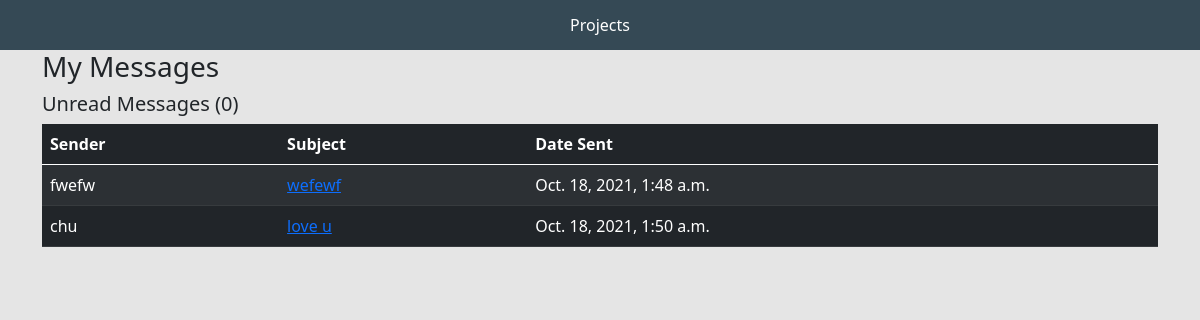
Screenshot of /inbox/ with the database file from the repository.
### home/models.py (models this page shows, shortened)
class Message(models.Model):
    name = models.CharField(max_length=200, null=True)
    email = models.CharField(max_length=200, null=True)
    subject = models.CharField(max_length=200, null=True)
    body = models.TextField()
    is_read = models.BooleanField(default=False)
    created = models.DateTimeField(auto_now_add=True)
    id = models.UUIDField(default=uuid.uuid4,  unique=True,
                          primary_key=True, editable=False)

### home/views.py (the view)
# urls.py: path('inbox/', views.inboxPage, name="inbox"),
def inboxPage(request):
    inbox = Message.objects.all().order_by('is_read')
    unreadCount = Message.objects.filter(is_read=False).count()
    context = {'inbox': inbox, 'unreadCount': unreadCount}
    return render(request, 'home/inbox.html', context)

### home/templates/home/inbox.html
{% extends 'home/main.html' %}
{% load static %}
{% block content %}
<div class="container">
    <h3>My Messages</h3>
    <h5>Unread Messages ({{unreadCount}})</h5>
    <table class="table table-dark table-striped">
        <thead>
            <tr>
                <th>Sender</th>
                <th>Subject</th>
                <th>Date Sent</th>
            </tr>
        </thead>
        <tbody>
            {% for message in inbox %}
            {% if message.is_read %}
            <tr>
                {% else %}
            <tr style="font-weight: 900;">
                {% endif %}
                <td>{{message.name}}</td>
                <td><a href="{% url 'message' message.id %}">{{message.subject}}</a></td>
                <td>{{message.created}}</td>
            </tr>
            {% endfor %}
        </tbody>
    </table>
</div>
{% endblock content %}

### static/styles/main.css (style rules this page uses)
body { background-color: #E5E5E5; }

### rows the page displays
Message: name "fwefw", subject "wefewf", created "Oct. 18, 2021, 1:48 a.m."
Message: name "chu", subject "love u", created "Oct. 18, 2021, 1:50 a.m."

### other values shown
{{ unreadCount }} "0"
